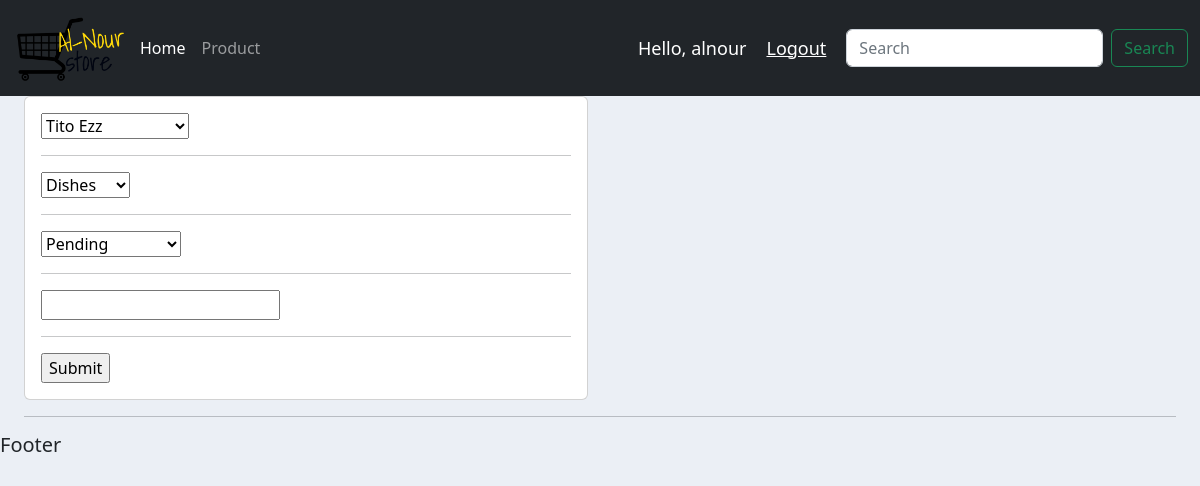
The page /accounts/update-order/2/ (signed in) on the database its author committed.
### accounts/models.py (models this page shows, shortened)
class Order(models.Model):
    STATUS = (
            ('Pending', 'Pending'),
            ('Out for delivery', 'Out for delivery'),
            ('Delivered', 'Delivered'),
            )
    customer = models.ForeignKey(Customer, null=True, on_delete=models.SET_NULL)
    product = models.ForeignKey(Product, null=True, on_delete=models.SET_NULL)
    date_created = models.DateTimeField(auto_now_add=True, null=True)
    status = models.CharField(max_length=200, null=True, choices=STATUS)
    notes = models.CharField(max_length=200, null=True)

### accounts/decorators.py (the view)
        def wrapper_func(request, *args, **kwargs):
            group = None
            if request.user.groups.exists():
                group = request.user.groups.all()[0].name
            if group in allowed_roles:
                return view_func(request, *args, **kwargs)
            else:
                return HttpResponse('You are not authorized to view this page')

### accounts/forms.py
class OrderCreateForm(ModelForm):
    class Meta:
        model = Order
        fields = '__all__'

### accounts/models.py (called while the page is built)
    def __str__(self):
        return self.name

    def __str__(self):
        return self.name

### accounts/views.py (called while the page is built)
@login_required(login_url='accounts-login-user')
@allowed_users(allowed_roles=['admin'])
def updateOrder(request, pk):
    order = Order.objects.get(id=pk)
    form = OrderCreateForm(instance=order)
    if request.method == 'POST':
        form = OrderCreateForm(request.POST, instance=order)
        if form.is_valid():
            form.save()
            return redirect('/accounts')
    context = {'form': form}
    return render(request, 'accounts/order_form.html', context)

### accounts/templates/accounts/order_form.html (shortened to what this page needs)
{% extends 'accounts/main.html' %}
{% load static %}
{% block content %}
    <div class="row">
        <div class="col-md-6">
            <div class="card card-body">
                <form action="" method="POST">
                    {% for field in form %}
                        {{field}}
                        <hr>
                    {% endfor %}
                    <input type="submit" name="Submit">
                </form>
            </div>
        </div>
    </div>
{% endblock %}

### accounts/templates/accounts/navbar.html (shortened to what this page needs)
{% load static %}
<nav class="navbar navbar-dark navbar-expand-md bg-dark">
  <div class="container-fluid">
    <img src="{% static '/images/logo.png' %}" alt="alnour-logo-image" id="logo" />
    <div class="collapse navbar-collapse" id="navbarSupportedContent">
        <ul class="navbar-nav me-auto mb-2 mb-lg-0">
        {% if request.user.is_staff %}
            <li class="nav-item">
              <a class="nav-link active" aria-current="page" href="{% url 'accounts-dashboard' %}">Home</a>
            </li>
            <li class="nav-item">
              <a class="nav-link" href="{% url 'accounts-products' %}">Product</a>
            </li>
        {% endif %}
        </ul>
      <span class="hello-msg">Hello, {{request.user}}</span>
      <span ><a  class="hello-msg" href="{% url 'accounts-logout-user' %}">Logout</a></span>
      <form class="d-flex" role="search">
        <input class="form-control me-2" type="search" placeholder="Search" aria-label="Search">
        <button class="btn btn-outline-success" type="submit">Search</button>
      </form>
    </div>
  </div>
</nav>

### static/css/main.css (style rules this page uses)
#logo { width: 10vw !important; object-fit: contain; height: 10vh !important; }
body { background-color: #ebeff5; max-width: 100vw; overflow-x: hidden; }

### accounts/templates/accounts/navbar.html (style rules this page uses)
.hello-msg { font-size: 18px; color: #fff; margin-right: 20px; }

### rows shown on the page
Order: form "Tito Ezz" "Dishes" "Pending"

### other values the page prints
{{ request.user }} "alnour"
